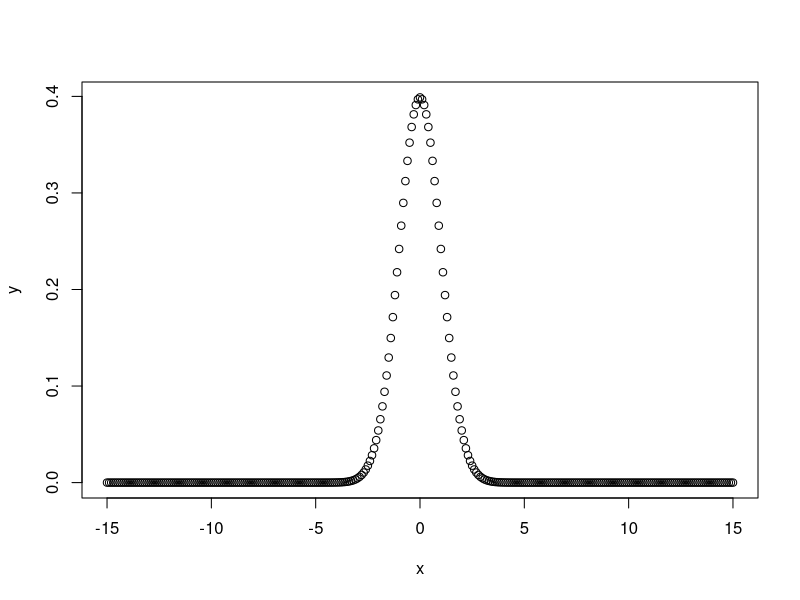
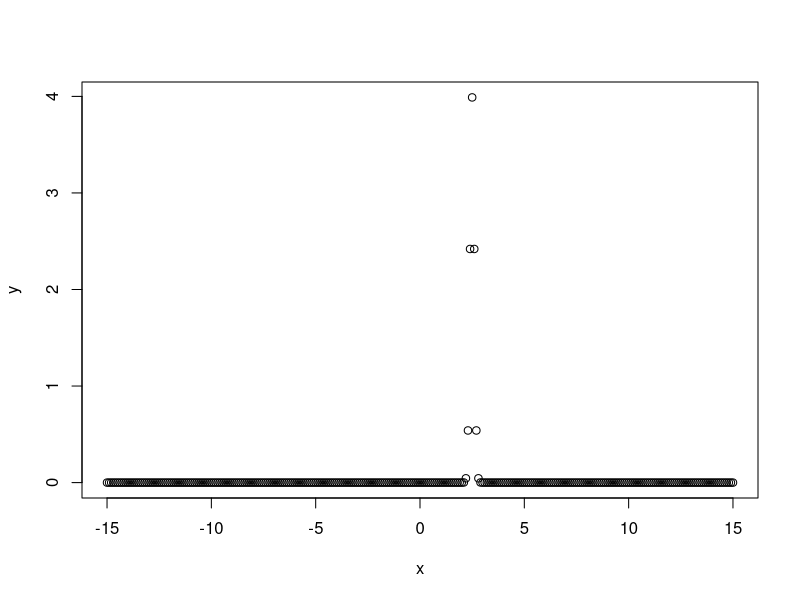
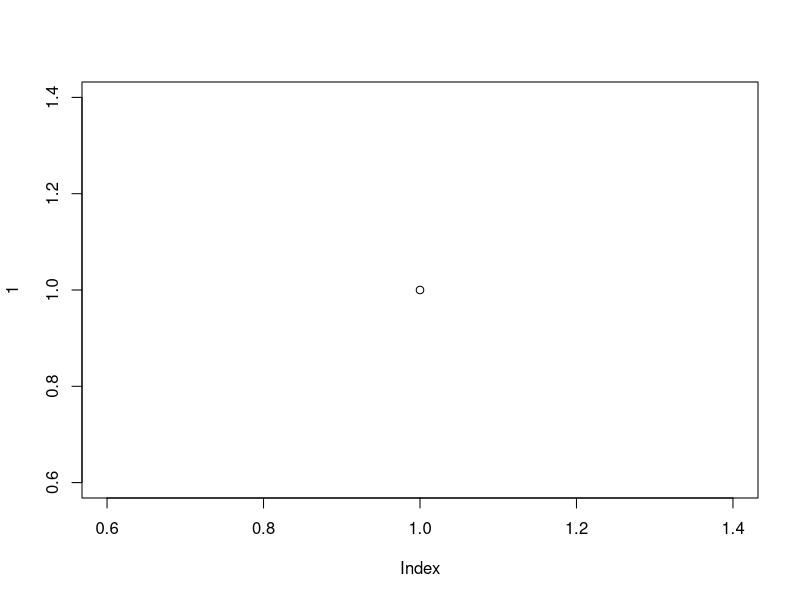

Write R code to recreate these figures, in order. (Note: this script raises an error after producing the figures.)
#! /usr/bin/Rscript --vanilla

# se corre en el shell

#http://www.cyclismo.org/tutorial/R/types.html#strings
###################### el primero
args <- commandArgs(TRUE)

sink("b.out")
#x11()
png()

###################### Basic Probability Distributions
msg <- "Basic Probability Distributions"
msg
#help.search("distribution")
#help(Normal)
# dnorm Given a set of values it returns the height of the probability distribution at each point.
dnorm(0)
dnorm(0)*sqrt(2*pi)
dnorm(0,mean=4)    
dnorm(0,mean=65.5,sd=2.5)
v <- c(0,1,2)
dnorm(v)
#
#x <- seq(-20,20,by=.1)
x <- seq(-15,15,by=0.1)
y <- dnorm(x) 
plot(x,y)
#savePlot("./dnorm1.jpg", type="jpeg")

y <- dnorm(x,mean=2.5,sd=0.1) 
plot(x,y)
#savePlot("./dnorm2.jpg", type="jpeg")
######################
sink()
plot(1)
dev.off()

q(status=1)

